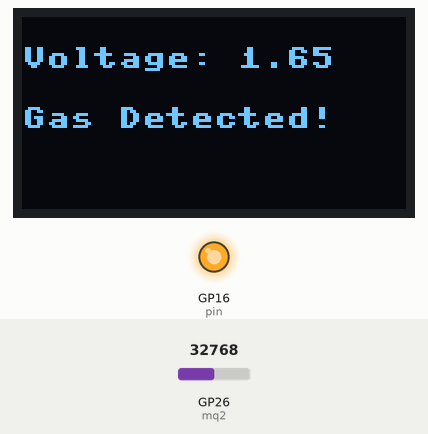
Simulated run of this program. Board: Raspberry Pi Pico running MicroPython. Parts: 128×64 one-colour display, output pins drawn as LEDs (lit = HIGH). The inputs (shaded band) are chosen by the test bench; at power-on: GP26 (mq2) = 32768 (analog values on the 0–65535 scale). What the program prints to the serial console is not drawn.

Above: at 1.2 s.
1.3 s: GP26 (mq2) set to 30448
At 2.4 s:
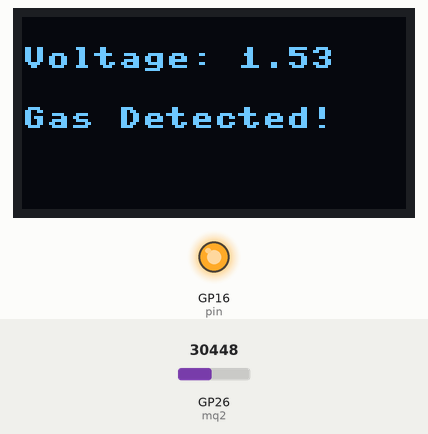
2.9 s: GP26 (mq2) set to 28816
At 3.9 s:
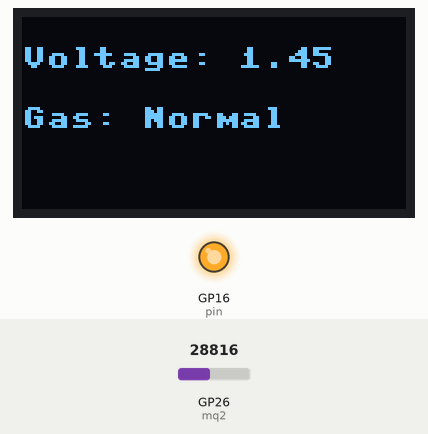
4.4 s: GP26 (mq2) set to 19660
At 5.4 s:
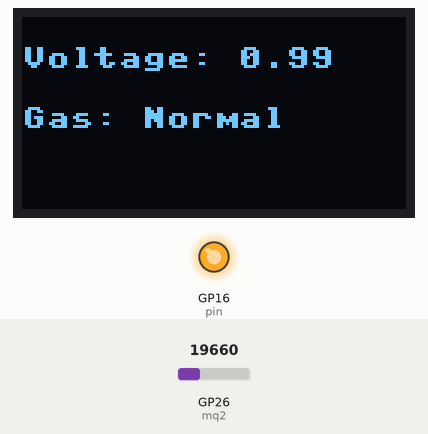
6.0 s: GP26 (mq2) set to 32767
At 6.9 s:
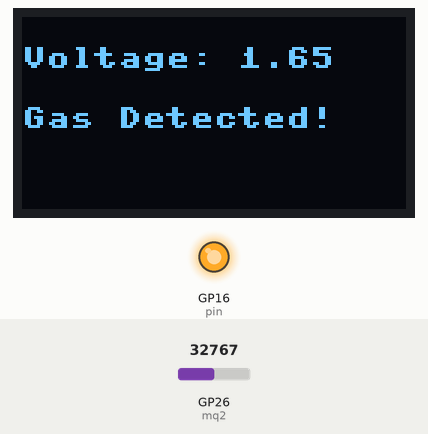
Timing chart, 0 to 8.6 s (numbered marks = the images above; inputs shaded):
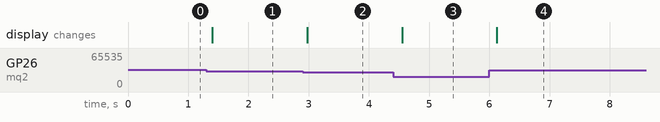

The program:

oled_with_gas.py
```python
import machine
import utime
from machine import Pin, SoftI2C
import ssd1306

mq2 = machine.ADC(26)
conversion_factor = 3.3 / 65535

i2c = machine.SoftI2C(scl=machine.Pin(5), sda=machine.Pin(4))
pin = machine.Pin(16, machine.Pin.OUT)
pin.value(0)
pin.value(1)

oled_width = 128
oled_height = 64
oled = ssd1306.SSD1306_I2C(oled_width, oled_height, i2c)

threshold = 1.5

while True:
    voltage = mq2.read_u16() * conversion_factor
    print("Output voltage is", voltage)

    oled.fill(0)
    oled.text("Voltage: {:.2f}".format(voltage), 0, 10)

    if voltage > threshold:
        oled.text("Gas Detected!", 0, 30)
    else:
        oled.text("Gas: Normal", 0, 30)

    oled.show()
    utime.sleep(0.2)
```

Measured:
- the behaviour switches between 29792 and 29776 on GP26 (mq2) (found by bisection; images 1 and 2)
- after the input at 1.3 s, the display: changes after 0.10 s (image 1)
- after the input at 2.9 s, the display: changes after 0.08 s (image 2)
- after the input at 4.4 s, the display: changes after 0.15 s (image 3)
- after the input at 6.0 s, the display: changes after 0.12 s (image 4)
